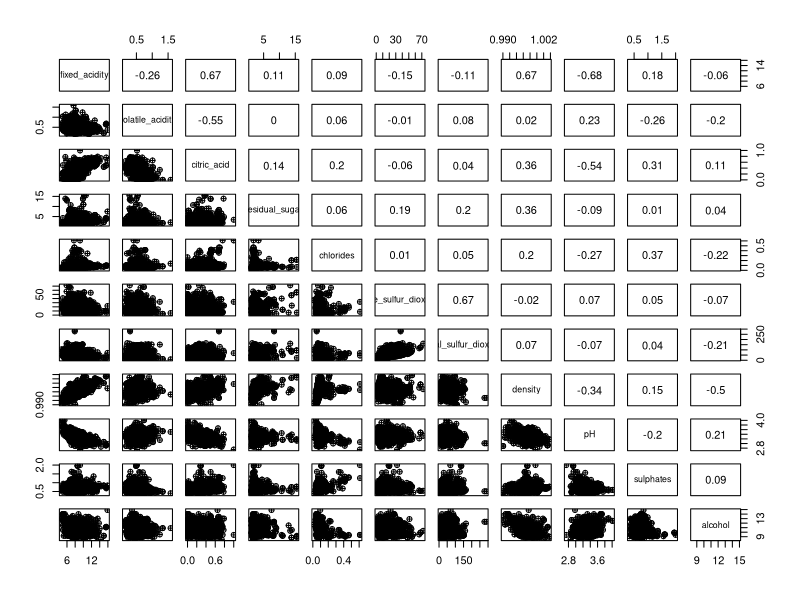
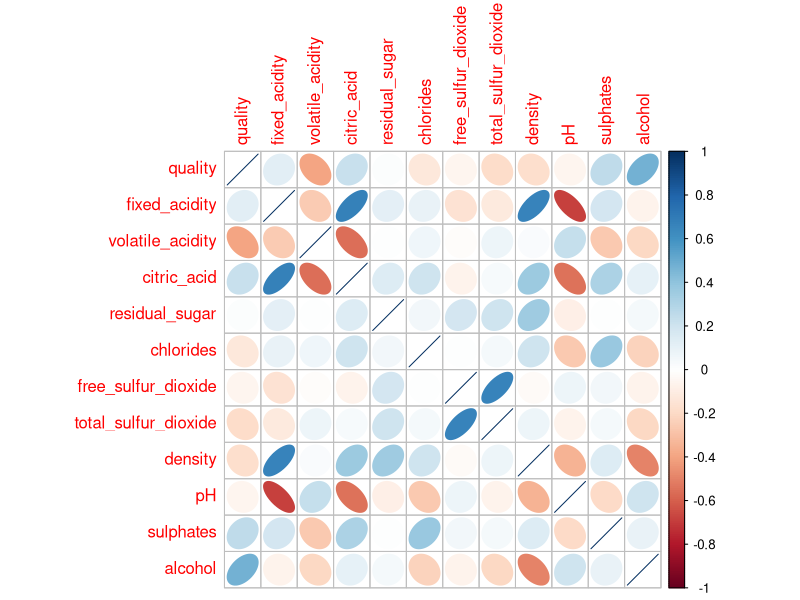
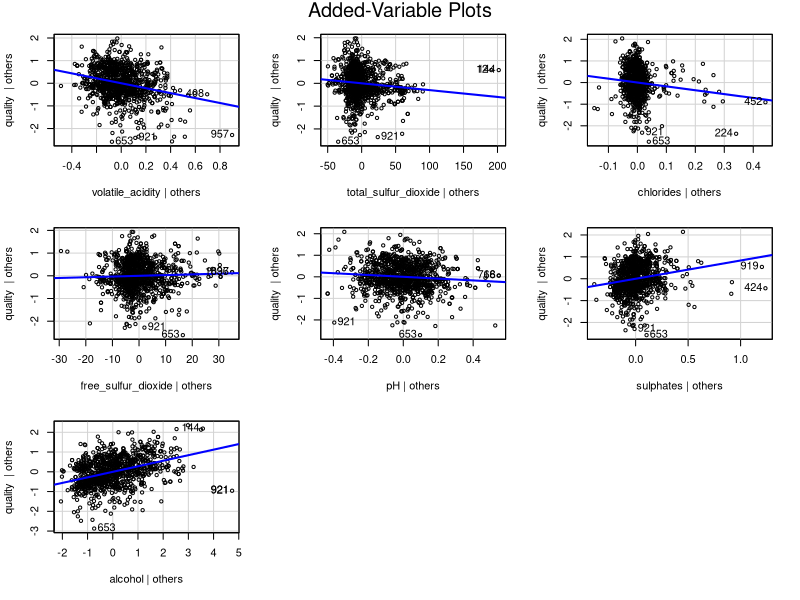
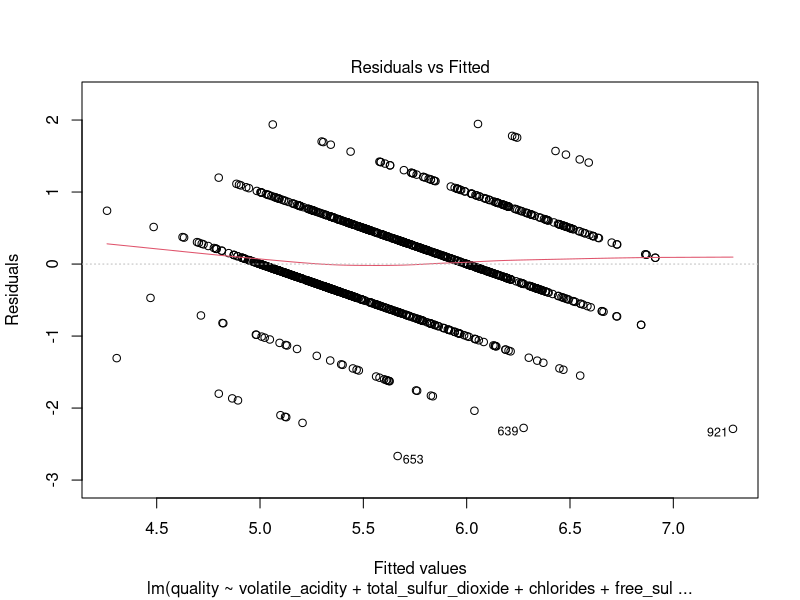
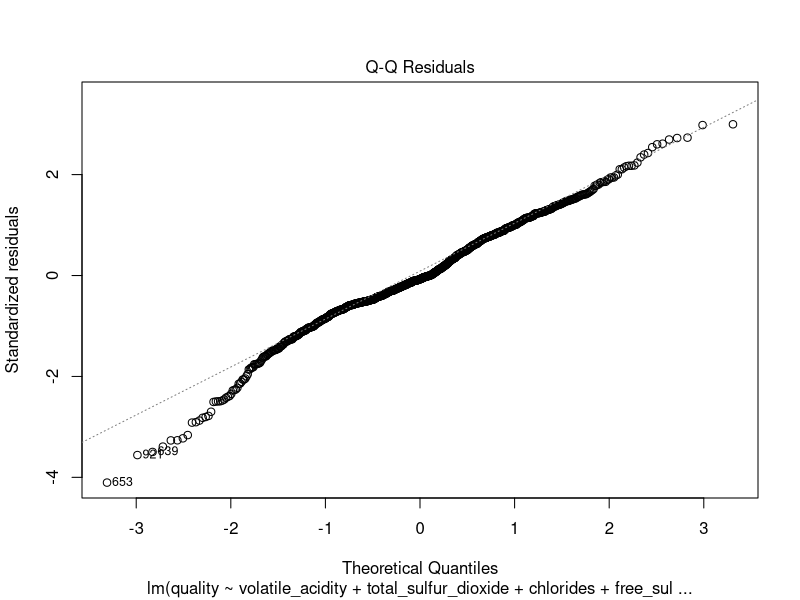
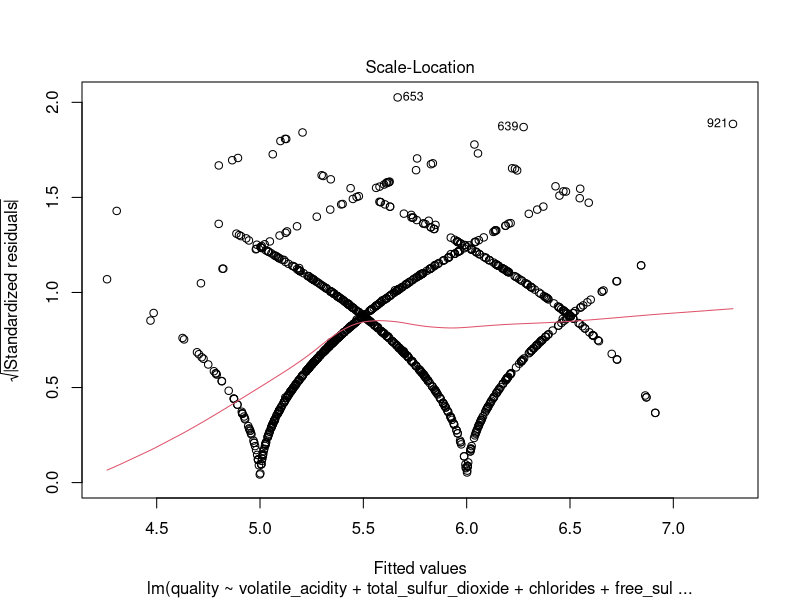
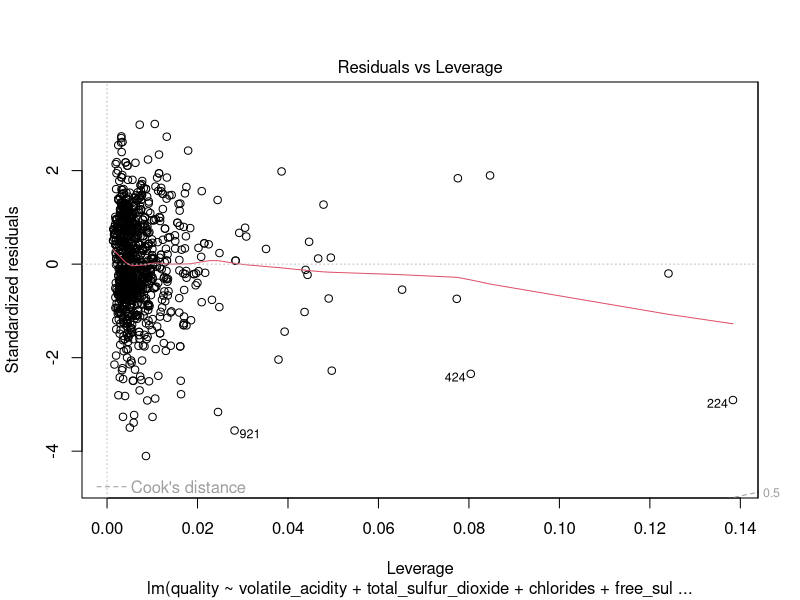

Source code (R) for these figures, in order:
## ---- chunk 1
knitr::opts_chunk$set(echo = T,
                      results = "hide")
## ---- chunk 2
rm(list=ls())
library(readr)
library(carData)
library(MASS)
library(randomForest)
library(caret)
library(tidyverse)
library(corrplot)
library(car)
## ---- chunk 3
winequality_red <- read_csv("winequality-red.csv")
Data_red <- na.omit(winequality_red )
train_size_red <- floor(2/3*nrow(Data_red))
train_index_red <- sample(seq_len(nrow(Data_red)),size = train_size_red)
Data_red_training <- Data_red[train_index_red,]
Data_red_test <- Data_red[-train_index_red,]
## ---- chunk 4
summary(winequality_red)
head(winequality_red)

# Correlation panel
panel.cor <- function(x, y){
    usr <- par("usr"); on.exit(par(usr))
    par(usr = c(0, 1, 0, 1))
    r <- round(cor(x, y), digits=2)
    txt <- r
    cex.cor <- 0.8/strwidth(txt)
    text(0.5,0.5,txt)
}

# Customize upper panel
lower.panel<-function(x, y){
  points(x,y, pch = 10)
}

# Create the plots
pairs(winequality_red[,2:ncol(winequality_red)], upper.panel = panel.cor,lower.panel = lower.panel)
G = cor(winequality_red)
corrplot(G, method="ellipse")
## ---- chunk 5
Check_p <- function (model){
  summary_table <- coef(summary(model))
  pval <- pnorm(abs(summary_table[, "t value"]),lower.tail = FALSE)* 2
  summary_table <- cbind(summary_table, "p value" = round(pval,7))
  summary_table 
}

Pred_OLR <- function (model,test_data) {
  predict_matrix <- as.matrix(round(predict(model,test_data[,2:ncol(test_data)],type = "p"), 3))
  Prediction <- NULL
  for (i in 1:nrow(Data_red_test)){
    Prediction[i] = which.max(predict_matrix[i,])+2
  }
  Prediction
}

Check_accurate_rate <- function (test_data,final_result) {
  difference_matrix = final_result - test_data[,1]
  count = 0
  for (j in 1:nrow(difference_matrix)){
    if (difference_matrix[j,] == 0){
      count = count + 1
    }
  }
  count/nrow(difference_matrix)
}

Data_red_test_OLR = Data_red_test
Data_red_training_OLR = Data_red_training

#Factorize the dependent variable and scale the variable
Data_red_training_OLR$quality = factor(Data_red_training$quality, levels = c("3","4","5","6","7","8"),ordered = TRUE)
OLR_red <- polr(formula = quality ~ ., data = Data_red_training_OLR, Hess = TRUE)
Check_p(OLR_red)
summary(OLR_red)

# Prediction before reduction 
OLR_check_red <- Pred_OLR(OLR_red,Data_red_test_OLR)
paste("The accurate rate for Ordinal Logistic Regression Model is ",round(Check_accurate_rate(Data_red_test,OLR_check_red),5))

R_sq_OLR = R2(Data_red_test$quality,OLR_check_red)
RMSPE_OLR = RMSE(Data_red_test$quality,OLR_check_red)
MAPE_OLR = MAE(Data_red_test$quality,OLR_check_red)
print(c(R_sq_OLR,RMSPE_OLR/sd(Data_red_test$quality),MAPE_OLR))

table(t(Data_red_test[,1]),OLR_check_red)

# Remove the predictor
# fixed acidity, citric acid, residual sugar and free sulfur dioxide
OLR_red_reduce <- polr(formula = quality ~ volatile_acidity+total_sulfur_dioxide+chlorides+density+pH +sulphates+alcohol , data = Data_red_training_OLR, Hess = TRUE)
Check_p(OLR_red_reduce)
summary(OLR_red_reduce)

# Prediction After reduction
OLR_check_red_reduced <- Pred_OLR(OLR_red_reduce,Data_red_test_OLR)
Accurate_rate_red = Check_accurate_rate(Data_red_test,OLR_check_red_reduced) 
paste("The accurate rate for Reduced Ordinal Logistic Regression Model is ",round(Check_accurate_rate(Data_red_test,OLR_check_red_reduced),5))

RMSPE_OLR_redu = RMSE(Data_red_test$quality,OLR_check_red_reduced)
MAPE_OLR_redu = MAE(Data_red_test$quality,OLR_check_red_reduced)
print(c(RMSPE_OLR_redu/sd(Data_red_test$quality),MAPE_OLR_redu))

table(t(Data_red_test[,1]),OLR_check_red_reduced)
## ---- chunk 6
Data_red_training_RF <- Data_red_training
Data_red_training_RF$quality <- as.factor(Data_red_training_RF$quality)
Data_red_training_RF$quality = factor(Data_red_training_RF$quality, levels = c("3","4","5","6","7","8"),ordered = TRUE)

Data_red_test_RF <- Data_red_test
Data_red_test_RF$quality  = NA
Data_red_test_RF$quality <- as.factor(Data_red_test_RF$quality)
Data_red_test_RF$quality <- factor(Data_red_test_RF$quality, levels = c("3","4","5","6","7","8"),ordered = TRUE)

#determine the number of loops
n = 50

#determine the ntree
n_tree = 50

for(i in 1:n)
{
  RF_red <- randomForest(quality~.,data = droplevels(Data_red_training_RF), ntree = n_tree, nPerm = 10,mtry = 4)
  pred_RF_red <- predict(RF_red,Data_red_test_RF)
  Data_red_test_RF <- cbind(Data_red_test_RF, as.data.frame(pred_RF_red))
  colnames(Data_red_test_RF)[ncol(Data_red_test_RF)] <- paste0("Prediction",i)
}

#function to get mode of one row
getmode <- function(v) 
{
  uniqv <- unique(v)
  uniqv[which.max(tabulate(match(v, uniqv)))]
}

#get the predicted value
RF_pred_red <- as.data.frame(Data_red_test_RF[,13:(13+n-1)])

# get the mode of the predicted data
RF_final_pred_red = NULL
for(i in 1:nrow(RF_pred_red))
{
  RF_final_pred_red = c(RF_final_pred_red,as.numeric(getmode(as.vector(unlist(RF_pred_red[i,])))))
}

RF_check_red = as.matrix(RF_final_pred_red)

paste("The accurate rate for Random Forrest Model is ",round(Check_accurate_rate(Data_red_test,RF_check_red),5))

R_sq_RF = R2(Data_red_test$quality,RF_check_red)
RMSPE_RF = RMSE(Data_red_test$quality,RF_check_red)
MAPE_RF = MAE(Data_red_test$quality,RF_check_red)
print(c(R_sq_RF,RMSPE_RF/sd(Data_red_test$quality),MAPE_RF))

table(t(Data_red_test[,1]),RF_check_red)

## ---- chunk 7
#stepwise selection
LM_red_full = lm(formula = quality ~., data = Data_red_training) 
LM_red_null = lm(formula = quality ~1, data = Data_red_training) 

step(LM_red_null,data = Data_red_training,scope = list(upper = LM_red_full),direction = "both")

# fixed acidity, citric acid, residual sugar and density  
LM_step_red <- lm(formula = quality ~ volatile_acidity+total_sulfur_dioxide+chlorides+free_sulfur_dioxide+pH +sulphates+alcohol, data = Data_red_training)

avPlots(LM_step_red)

#Assumption check for the col-linearity 
vif(LM_step_red)
X_matrix_LM_step_red = as.matrix(Data_red_training[,-c(1,4,6,7)])
XX_LM_step_red=t(X_matrix_LM_step_red)%*%X_matrix_LM_step_red
lambda_LM_step_red = eigen(XX_LM_step_red)$values
cond_number_LM_step_red=max(lambda_LM_step_red)/min(lambda_LM_step_red)
indices_LM_step_red=max(lambda_LM_step_red)/lambda_LM_step_red

plot(LM_step_red)

#Prediction; Model check 
LM_step_check_red = round(as.matrix(predict(LM_step_red,Data_red_test)),0)
paste("The accurate rate for Step-Wise is ",round(Check_accurate_rate(Data_red_test,LM_step_check_red),5))

R_sq_LM_red = R2(Data_red_test$quality,LM_step_check_red)
RMSPE_LM_red = RMSE(Data_red_test$quality,LM_step_check_red)
MAPE_LM_red = MAE(Data_red_test$quality,LM_step_check_red)
print(c(R_sq_LM_red,RMSPE_LM_red/sd(Data_red_test$quality),MAPE_LM_red))

table(t(Data_red_test[,1]),LM_step_check_red)
